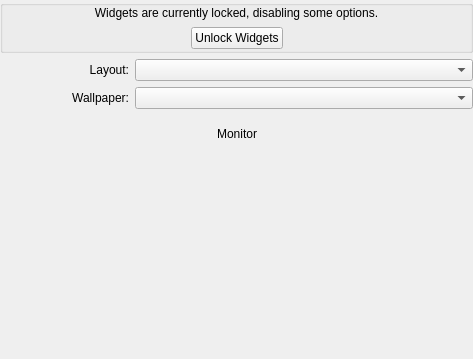
<?xml version="1.0" encoding="UTF-8"?>
<ui version="4.0">
 <class>BackgroundDialog</class>
 <widget class="QWidget" name="BackgroundDialog">
  <property name="geometry">
   <rect>
    <x>0</x>
    <y>0</y>
    <width>473</width>
    <height>359</height>
   </rect>
  </property>
  <property name="sizePolicy">
   <sizepolicy hsizetype="Expanding" vsizetype="Expanding">
    <horstretch>0</horstretch>
    <verstretch>0</verstretch>
   </sizepolicy>
  </property>
  <property name="baseSize">
   <size>
    <width>200</width>
    <height>700</height>
   </size>
  </property>
  <layout class="QGridLayout" name="gridLayout">
   <property name="margin">
    <number>0</number>
   </property>
   <item row="0" column="0" colspan="2">
    <widget class="QGroupBox" name="widgetLocking">
     <property name="title">
      <string/>
     </property>
     <property name="flat">
      <bool>true</bool>
     </property>
     <layout class="QVBoxLayout" name="verticalLayout_2">
      <property name="margin">
       <number>0</number>
      </property>
      <item>
       <widget class="QLabel" name="unlockLabel">
        <property name="text">
         <string>Widgets are currently locked, disabling some options.</string>
        </property>
        <property name="alignment">
         <set>Qt::AlignCenter</set>
        </property>
        <property name="wordWrap">
         <bool>true</bool>
        </property>
       </widget>
      </item>
      <item>
       <layout class="QHBoxLayout" name="horizontalLayout_2">
        <item>
         <spacer name="horizontalSpacer_3">
          <property name="orientation">
           <enum>Qt::Horizontal</enum>
          </property>
          <property name="sizeHint" stdset="0">
           <size>
            <width>34</width>
            <height>24</height>
           </size>
          </property>
         </spacer>
        </item>
        <item>
         <widget class="QPushButton" name="unlockButton">
          <property name="text">
           <string>Unlock Widgets</string>
          </property>
         </widget>
        </item>
        <item>
         <spacer name="horizontalSpacer_4">
          <property name="orientation">
           <enum>Qt::Horizontal</enum>
          </property>
          <property name="sizeHint" stdset="0">
           <size>
            <width>34</width>
            <height>24</height>
           </size>
          </property>
         </spacer>
        </item>
       </layout>
      </item>
     </layout>
    </widget>
   </item>
   <item row="1" column="0">
    <widget class="QLabel" name="containmentLabel">
     <property name="sizePolicy">
      <sizepolicy hsizetype="Preferred" vsizetype="Fixed">
       <horstretch>0</horstretch>
       <verstretch>0</verstretch>
      </sizepolicy>
     </property>
     <property name="minimumSize">
      <size>
       <width>129</width>
       <height>0</height>
      </size>
     </property>
     <property name="text">
      <string>Layout:</string>
     </property>
     <property name="alignment">
      <set>Qt::AlignRight|Qt::AlignTrailing|Qt::AlignVCenter</set>
     </property>
     <property name="buddy">
      <cstring>containmentComboBox</cstring>
     </property>
    </widget>
   </item>
   <item row="1" column="1">
    <widget class="QComboBox" name="containmentComboBox">
     <property name="sizePolicy">
      <sizepolicy hsizetype="Expanding" vsizetype="Fixed">
       <horstretch>0</horstretch>
       <verstretch>0</verstretch>
      </sizepolicy>
     </property>
    </widget>
   </item>
   <item row="2" column="0">
    <widget class="QLabel" name="wallpaperTypeLabel">
     <property name="sizePolicy">
      <sizepolicy hsizetype="Preferred" vsizetype="Fixed">
       <horstretch>0</horstretch>
       <verstretch>0</verstretch>
      </sizepolicy>
     </property>
     <property name="minimumSize">
      <size>
       <width>129</width>
       <height>0</height>
      </size>
     </property>
     <property name="text">
      <string>Wallpaper:</string>
     </property>
     <property name="alignment">
      <set>Qt::AlignRight|Qt::AlignTrailing|Qt::AlignVCenter</set>
     </property>
     <property name="buddy">
      <cstring>wallpaperMode</cstring>
     </property>
    </widget>
   </item>
   <item row="2" column="1">
    <widget class="QComboBox" name="wallpaperMode">
     <property name="sizePolicy">
      <sizepolicy hsizetype="Expanding" vsizetype="Fixed">
       <horstretch>1</horstretch>
       <verstretch>0</verstretch>
      </sizepolicy>
     </property>
     <property name="minimumSize">
      <size>
       <width>150</width>
       <height>0</height>
      </size>
     </property>
    </widget>
   </item>
   <item row="3" column="0" colspan="2">
    <widget class="QWidget" name="monitorWidget" native="true">
     <layout class="QHBoxLayout" name="horizontalLayout">
      <item>
       <spacer name="horizontalSpacer">
        <property name="orientation">
         <enum>Qt::Horizontal</enum>
        </property>
        <property name="sizeHint" stdset="0">
         <size>
          <width>40</width>
          <height>20</height>
         </size>
        </property>
       </spacer>
      </item>
      <item>
       <widget class="QLabel" name="monitor">
        <property name="sizePolicy">
         <sizepolicy hsizetype="Preferred" vsizetype="Preferred">
          <horstretch>0</horstretch>
          <verstretch>0</verstretch>
         </sizepolicy>
        </property>
        <property name="text">
         <string>Monitor</string>
        </property>
        <property name="alignment">
         <set>Qt::AlignCenter</set>
        </property>
       </widget>
      </item>
      <item>
       <spacer name="horizontalSpacer_2">
        <property name="orientation">
         <enum>Qt::Horizontal</enum>
        </property>
        <property name="sizeHint" stdset="0">
         <size>
          <width>40</width>
          <height>20</height>
         </size>
        </property>
       </spacer>
      </item>
     </layout>
    </widget>
   </item>
   <item row="4" column="0" colspan="2">
    <widget class="QWidget" name="wallpaperGroup" native="true">
     <property name="sizePolicy">
      <sizepolicy hsizetype="Expanding" vsizetype="Expanding">
       <horstretch>0</horstretch>
       <verstretch>0</verstretch>
      </sizepolicy>
     </property>
     <layout class="QVBoxLayout" name="verticalLayout">
      <property name="margin">
       <number>0</number>
      </property>
      <item>
       <widget class="QWidget" name="m_wallpaperConfig" native="true">
        <property name="sizePolicy">
         <sizepolicy hsizetype="Fixed" vsizetype="Fixed">
          <horstretch>0</horstretch>
          <verstretch>0</verstretch>
         </sizepolicy>
        </property>
        <property name="maximumSize">
         <size>
          <width>0</width>
          <height>0</height>
         </size>
        </property>
       </widget>
      </item>
     </layout>
    </widget>
   </item>
  </layout>
 </widget>
 <connections/>
</ui>
